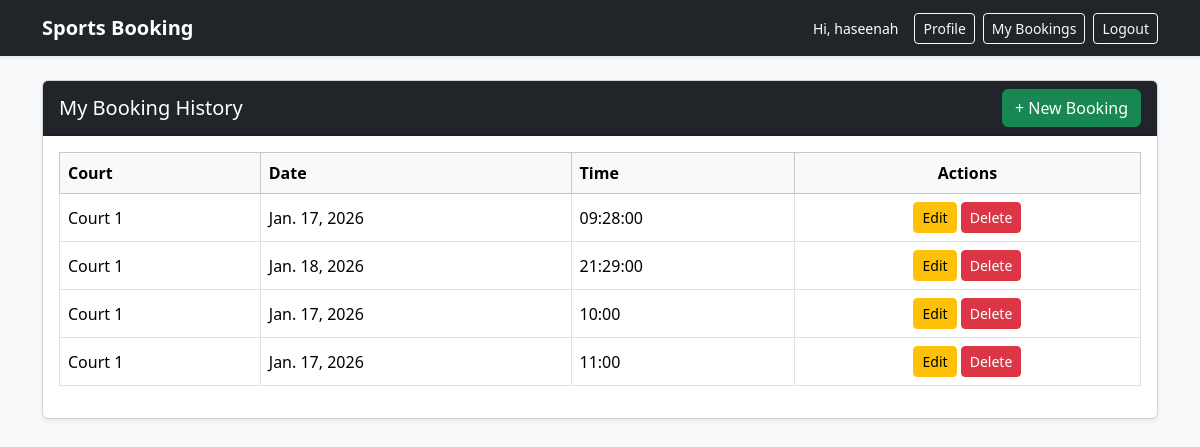
/bookings/my-bookings/ (signed in), run on the app's committed database.
### bookings/models.py (models this page shows, shortened)
class Booking(models.Model):
    user = models.ForeignKey(User, on_delete=models.CASCADE)
    court = models.ForeignKey(Court, on_delete=models.CASCADE)
    booking_date = models.DateField()
    booking_time = models.CharField(
        max_length=5,
        choices=TIME_SLOTS
    )
    created_at = models.DateTimeField(auto_now_add=True)
    class Meta:
        constraints = [
            models.UniqueConstraint(
                fields=['court', 'booking_date', 'booking_time'],
                name='unique_court_booking'
            )
        ]

### courts/models.py (models this page shows, shortened)
class Court(models.Model):
    SPORT_CHOICES = [
        ('badminton', 'Badminton'),
        ('tennis', 'Tennis'),
        ('pickleball', 'Pickleball'),
    ]
    name = models.CharField(max_length=100)
    sport_type = models.CharField(max_length=20, choices=SPORT_CHOICES)
    is_available = models.BooleanField(default=True)

### bookings/views.py (the view)
# urls.py: path('my-bookings/', views.my_bookings, name='my_bookings'),
@login_required
def my_bookings(request):
    bookings = Booking.objects.filter(user=request.user)
    return render(
        request,
        'bookings/booking_list.html',
        {'bookings': bookings}
    )

### templates/bookings/booking_list.html
{% extends "base.html" %}
{% block content %}
<div class="card shadow-sm">
    <div class="card-header bg-dark text-white d-flex justify-content-between align-items-center">
        <h5 class="mb-0">My Booking History</h5>
        <a href="{% url 'dashboard' %}" class="btn btn-success">
    + New Booking
</a>
    </div>
    <div class="card-body">
        {% if bookings %}
            <div class="table-responsive">
                <table class="table table-bordered table-hover align-middle">
                    <thead class="table-light">
                        <tr>
                            <th>Court</th>
                            <th>Date</th>
                            <th>Time</th>
                            <th class="text-center">Actions</th>
                        </tr>
                    </thead>
                    <tbody>
                        {% for booking in bookings %}
                        <tr>
                            <td>{{ booking.court.name }}</td>
                            <td>{{ booking.booking_date }}</td>
                            <td>{{ booking.booking_time }}</td>
                            <td class="text-center">
                                <a href="{% url 'update_booking' booking.id %}"
                                   class="btn btn-warning btn-sm">
                                    Edit
                                </a>
                                <a href="{% url 'delete_booking' booking.id %}"
                                   class="btn btn-danger btn-sm">
                                    Delete
                                </a>
                            </td>
                        </tr>
                        {% endfor %}
                    </tbody>
                </table>
            </div>
        {% else %}
            <p class="text-muted mb-0">You have no bookings yet</p>
        {% endif %}
    </div>
</div>
{% endblock %}

### templates/base.html (shortened to what this page needs)
{% load static %}
<!DOCTYPE html>
<html lang="en">
<head>
    <link href="https://cdn.jsdelivr.net/npm/bootstrap@5.3.2/dist/css/bootstrap.min.css"
          rel="stylesheet">
    <link
        rel="stylesheet"
        href="https://cdnjs.cloudflare.com/ajax/libs/font-awesome/6.5.1/css/all.min.css">
</head>
<body class="bg-light">
<nav class="navbar navbar-expand-lg navbar-dark bg-dark shadow-sm">
    <div class="container">
        <a class="navbar-brand fw-semibold" href="{% url 'home' %}">
            Sports Booking
        </a>
        <div class="ms-auto d-flex align-items-center gap-2">
            {% if user.is_authenticated %}
                <span class="text-white small me-2">
                    Hi, {{ user.username }}
                </span>
                <a href="{% url 'profile' %}" class="btn btn-outline-light btn-sm">
                    Profile
                </a>
                <a href="{% url 'my_bookings' %}" class="btn btn-outline-light btn-sm">
                    My Bookings
                </a>
                <a href="{% url 'logout' %}" class="btn btn-outline-light btn-sm">
                    Logout
                </a>
            {% else %}
                <a href="{% url 'login' %}" class="btn btn-outline-light btn-sm">
                    Login
                </a>
            {% endif %}
        </div>
    </div>
</nav>
<main class="container mt-4">
    {% block content %}{% endblock %}
</main>
</body>
</html>

### data on the page
Booking: court.name "Court 1", booking_date "Jan. 17, 2026", booking_time "09:28:00"
Booking: court.name "Court 1", booking_date "Jan. 18, 2026", booking_time "21:29:00"
Booking: court.name "Court 1", booking_date "Jan. 17, 2026", booking_time "10:00"
Booking: court.name "Court 1", booking_date "Jan. 17, 2026", booking_time "11:00"

### other printed values
{{ user.username }} "haseenah"
